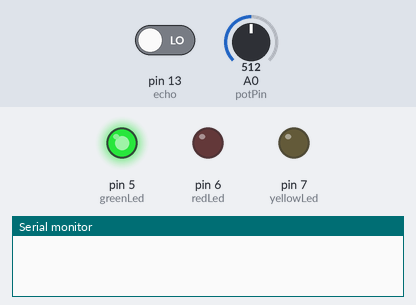
Bench run of a sketch on a simulated Arduino Uno, built with avr-gcc and run on an emulated ATmega328P. Parts: output pins drawn as LEDs (lit = HIGH), the last lines printed to the serial monitor. The test bench sets the inputs (shaded band); at power-on: A0 (potPin) = 512, pin 13 (echo) LOW. Pins used as bus, display or sensor lines are not drawn.

Above: at 1.8 s.
1.9 s: A0 (potPin) set to 701
4.2 s: A0 (potPin) set to 730
At 6.3 s:
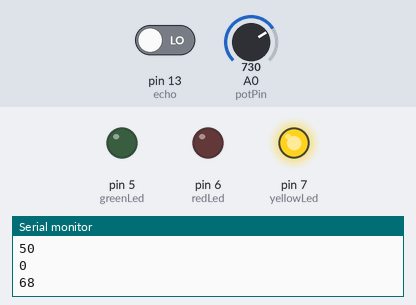
7.5 s: A0 (potPin) set to 855
10.2 s: A0 (potPin) set to 878
At 13.2 s:
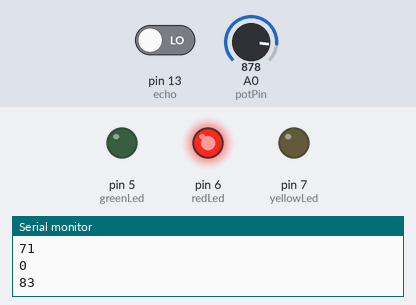
13.5 s: A0 (potPin) set to 716
At 15.5 s:
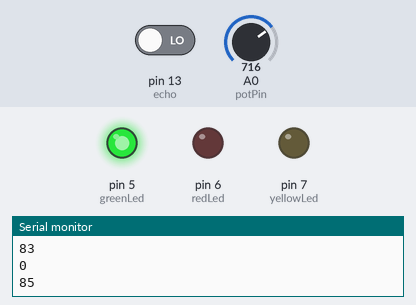
16.5 s: A0 (potPin) set to 900
At 19.1 s:
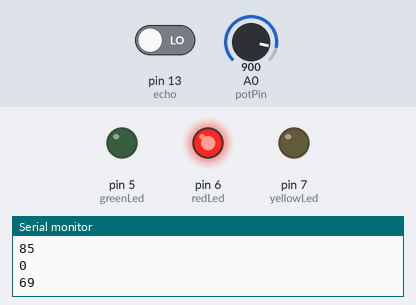
Timing chart, 0 to 20.5 s (numbered marks = the images above; inputs shaded):
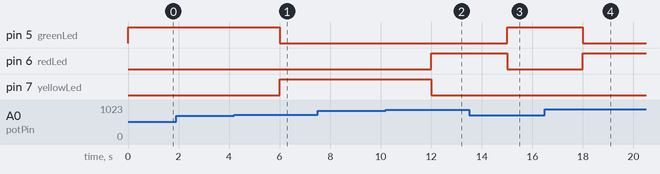

The sketch:

ARDUINO_code.ino
```cpp
#include <ArduinoJson.h>
const int echo = 13;
const int trig = 12;
int duration = 0;
int distance = 0;
int potPin = A0;
int greenLed = 5;
int redLed = 6;
int yellowLed = 7;
int potValue;
int percent;
int outputs [20];
int i = 0;
int maximum = 0;
void setup()
{
  pinMode(trig, OUTPUT);
  pinMode(echo, INPUT);
  pinMode(greenLed, OUTPUT);
  pinMode(yellowLed, OUTPUT);
  pinMode(redLed, OUTPUT);
  Serial.begin(9600);
}

void loop()
{
  potValue = analogRead(potPin);
  percent = map(potValue, 0, 1023, 0, 100);
  if (percent < 70)
  {
      digitalWrite(greenLed, HIGH);
      digitalWrite(yellowLed, LOW);
      digitalWrite(redLed, LOW);
  }
  else if(percent >= 70 && percent < 85)
  {
      digitalWrite(greenLed, LOW);
      digitalWrite(redLed, LOW);
      digitalWrite(yellowLed, HIGH);
  }
    else if(percent >= 85)
  {
      digitalWrite(greenLed, LOW);
      digitalWrite(yellowLed, LOW);
      digitalWrite(redLed, HIGH);
  }
  digitalWrite(trig, HIGH);
  delay(1000);
  digitalWrite(trig, LOW);
  duration = pulseIn(echo, HIGH);
  distance = (duration/2)/28.5;
  Serial.println(distance);
  /*if(i < 20)
  {
    outputs[i] = percent;
    if (maximum < outputs[i])
      {
        maximum = outputs[i];
      }
    i = i + 1;
  }
  else
  {
    Serial.print("maximum:");
     Serial.println(maximum);
    i = 0;
    maximum = 0;
  }
  */
  Serial.println(percent);
  delay(1000);
}
```

Measured:
- the behaviour switches between 716 and 717 on A0 (potPin) (found by bisection; images 0 and 1)
- the behaviour switches between 869 and 870 on A0 (potPin) (found by bisection; images 1 and 2)
- after the input at 4.2 s, pin 5 (greenLed): HIGH → LOW after 1.8 s; pin 7 (yellowLed): LOW → HIGH after 1.8 s
- after the input at 10.2 s, pin 6 (redLed): LOW → HIGH after 1.8 s; pin 7 (yellowLed): HIGH → LOW after 1.8 s
- after the input at 13.5 s, pin 5 (greenLed): LOW → HIGH after 1.5 s; pin 6 (redLed): HIGH → LOW after 1.5 s
- after the input at 16.5 s, pin 5 (greenLed): HIGH → LOW after 1.5 s; pin 6 (redLed): LOW → HIGH after 1.5 s
